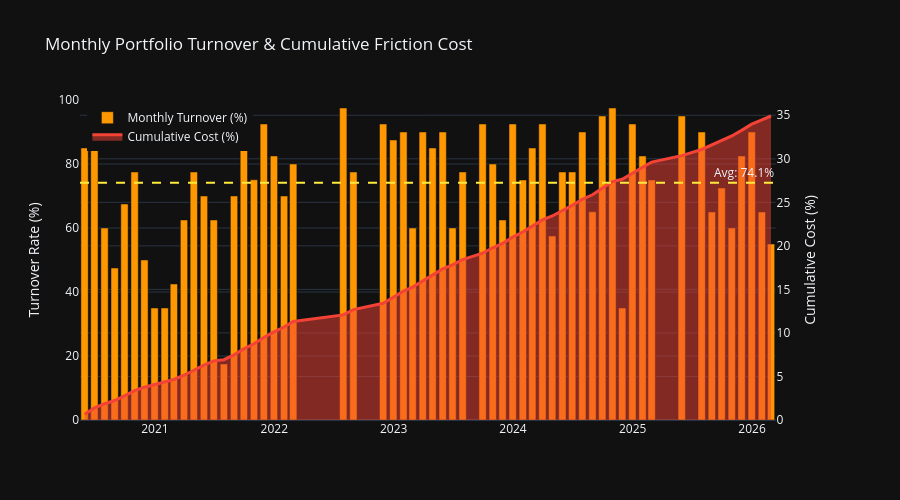

This figure's notebook cell:
### Code cell
# 4. 視覺化換倉率與成本
fig = make_subplots(specs=[[{"secondary_y": True}]])

fig.add_trace(go.Bar(
    x=turnover.index, 
    y=turnover * 100, 
    name="Monthly Turnover (%)",
    marker_color="#FF9800"
), secondary_y=False)

fig.add_trace(go.Scatter(
    x=monthly_cost.index, 
    y=monthly_cost.cumsum() * 100,
    name="Cumulative Cost (%)",
    mode="lines",
    line=dict(color="#F44336", width=3),
    fill='tozeroy'
), secondary_y=True)

fig.add_hline(y=avg_turnover * 100, line_dash="dash", line_color="#FFEB3B", 
              annotation_text=f"Avg: {avg_turnover:.1%}", annotation_position="top right")

fig.update_layout(
    title="Monthly Portfolio Turnover & Cumulative Friction Cost",
    template="plotly_dark", height=500,
    legend=dict(x=0.01, y=0.99)
)
fig.update_yaxes(title_text="Turnover Rate (%)", secondary_y=False, range=[0, 100])
fig.update_yaxes(title_text="Cumulative Cost (%)", secondary_y=True)

fig.show()
